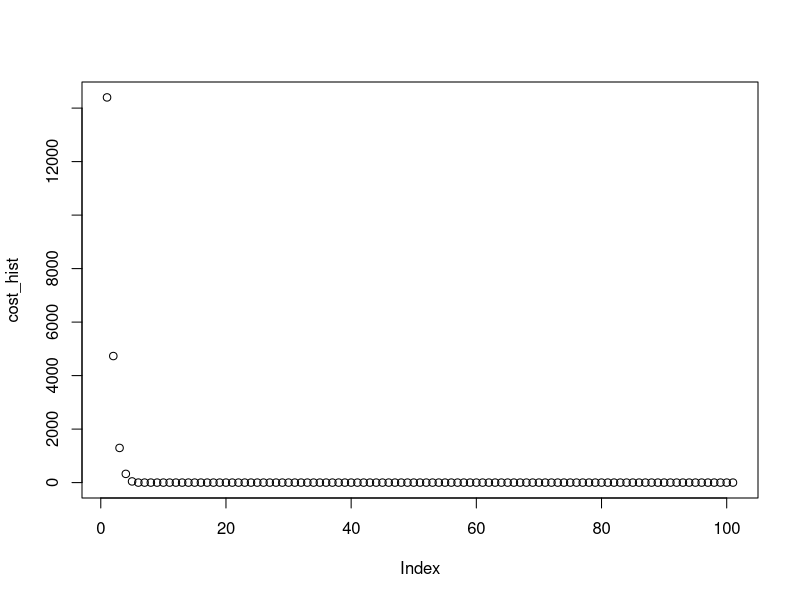

The R script that drew this image: (Note: this script raises an error after producing the figure.)
## ---- chunk 1

## ---- chunk 2
random_search <- function(g, alpha_choice = 1, max_its = 100, num_samples = 1000, w0 = c(0,0)) {
  
  # Initialize weight history
  weight_history <- matrix(w0, nrow = 2)

  # Initialize cost history 
  cost_history <- g(w0[1], w0[2])
  
  its <- 1
  
  while(its <= max_its) {
    current_weights <- weight_history[,its]
    
    weights <- matrix(numeric(0), nrow = 2)
    costs <- numeric(0)
    
    # Generate random directions
    for(i in 1:num_samples) {
      # Random number generation
      direction <- runif(min = -1, max = 1, n = 2)
      direction <- direction / sqrt(sum(direction^2))
      
      # Save random weight update and cost
      if(alpha_choice != "diminishing") {
        weights <- cbind(weights, current_weights + alpha_choice * direction)
        costs <- c(costs, g(weights[1, i], weights[2, i]))
      } else {
        weights <- cbind(weights, current_weights + (1/its) * direction)
        costs <- c(costs, g(weights[1, i], weights[2, i]))
      }
    }
    
    # Save best weights and cost found
    best_index <- which.min(costs)
    best_weight <- weights[, best_index]
    best_cost <- costs[best_index]
    
    weight_history <- cbind(weight_history, unname(best_weight))
    cost_history <- c(cost_history, best_cost)
    
    its <- its + 1
  }
  
  list(weight_history, cost_history)
}
## ---- chunk 3
g <- function(w1, w2) {
  100 * (w2 - w1^2)^2 + (w1 - w2)^2
}
## ---- chunk 4
cost_hist <- random_search(g, w0 = c(-3, -3))[[2]]
plot(cost_hist)
tail(x, n = 1)
## ---- chunk 5
cost_hist_d <- random_search(g, w0 = c(-3, -3), alpha_choice = "diminishing")[[2]]
plot(cost_hist_d)
## ---- chunk 6
cost_hist[length(cost_hist)]
cost_hist_d[length(cost_hist_d)]
## ---- chunk 7
# Pseudocode:
# Function {
# Initialize weight and cost histories
# 
# For iterations 1 to max_its or until tol reached {
#   If odd iteration -> optimize w1
#       Calculate step in + and - w1 directions
#       Save the direction that produces best descent (or neither if no descent)
#       Update cost weight and cost history
#   else, optimize w2
#       Calculate step in + and - w2 directions
#       Save the direction that produces best descent (or neither if no descent)
#       Update cost weight and cost history
# }
# 
# Return final weight and cost
# }

coordinate_descent_0 <- function(g, alpha_choice = 1, max_its = 100, w0 = c(0,0), tol = 10^-5) {
  
  # Initialize weight history
  weight_history <- matrix(w0, nrow = 2, ncol = 1)

  # Initialize cost history 
  cost_history <- g(w0[1], w0[2])
  
  
  its <- 1
  no_improvement <- 0
  
  while(its <= max_its) {
      
    current_weights <- unname(weight_history[,its])
    current_cost <- cost_history[its]
    
    # Exit if tolerance is met
    if(its > 2 && abs(current_cost - cost_history[its-1]) <= tol && no_improvement >= 2) {
      break
    }
    
      if(alpha_choice == "diminishing") {
        d <- 1/sqrt(its)
      } else {
        d <- alpha_choice
      }
    
    # Alternate coordinate to descend
    if(its %% 2 == 1) {
      weight_plus <- current_weights + c(d,0)
      weight_minus <- current_weights - c(d,0)
    } else {
      weight_plus <- current_weights + c(0, d)
      weight_minus <- current_weights - c(0, d)
    }
    
    cost_plus <- g(weight_plus[1], weight_plus[2])
    cost_minus <- g(weight_minus[1], weight_minus[2])
    
    if(current_cost <= cost_plus && current_cost <= cost_minus) { # Other options are worse
      weight_history <- cbind(weight_history, unname(current_weights))
      cost_history <- c(cost_history, current_cost)
      no_improvement <- no_improvement + 1
    } else {
      if(cost_plus <= cost_minus) { # + direction is better
        weight_history <- cbind(weight_history, unname(weight_plus))
        cost_history <- c(cost_history, cost_plus)
        no_improvement <- 0
      } else { # - direction is better
        weight_history <- cbind(weight_history, unname(weight_minus))
        cost_history <- c(cost_history, cost_minus)
        no_improvement <- 0
      }
    }
  
    its <- its + 1
  }
  
  list(weight_history, cost_history)
}
## ---- chunk 8
g2 <- function(w1, w2) {
  w1^2 + w2^2 + 2
}
## ---- chunk 9
# Minimize function
results <- coordinate_descent_0(g2, w0=c(4,4))
weights <- results[1]
costs <- results[2]

# Contour plot
w1_vals <- seq(-2, 5, length.out = 100)
w2_vals <- seq(-2, 5, length.out = 100)
z <- outer(w1_vals, w2_vals, g2)

contour(w1_vals, w2_vals, z,
        xlab = "w1",
        ylab = "w2",
        main = "Contour plot of g(w1, w2)")

# Plot weight values
points(weights[[1]][1,], weights[[1]][2,], col = "red")

# Connect weight values
lines(weights[[1]][1,], weights[[1]][2,],
      col = "red", lwd = 2)

# Plot cost label
text(weights[[1]][1,] - 0.15, weights[[1]][2,]-0.1,
     labels = costs[[1]],
     pos = 3,      
     cex = 0.8,
     col = "blue")
## ---- chunk 10
# Minimize function
results <- coordinate_descent_0(g2, w0=c(4,4), alpha_choice = "diminishing")

weights <- results[1]
costs <- results[2]

# Contour plot
w1_vals <- seq(-2, 5, length.out = 100)
w2_vals <- seq(-2, 5, length.out = 100)
z <- outer(w1_vals, w2_vals, g2)

contour(w1_vals, w2_vals, z,
        xlab = "w1",
        ylab = "w2",
        main = "Contour plot of g(w1, w2)")

# Plot weight values
points(weights[[1]][1,], weights[[1]][2,], col = "red")

# Connect weight values
lines(weights[[1]][1,], weights[[1]][2,],
      col = "red", lwd = 2)

# Plot cost label
text(weights[[1]][1,] - 0.15, weights[[1]][2,]-0.1,
     labels = round(costs[[1]], digits = 2),
     pos = 3,      
     cex = 0.8,
     col = "blue")
## ---- chunk 11
g3 <- function(w1, w2) {
  0.26 * (w1^2 + w2^2) - 0.48 * w1 * w2
}
## ---- chunk 12
coordinate_descent_0(g3, w0=c(4,4), alpha_choice = 0.1)[[2]]

## ---- chunk 13

## ---- chunk 14

## ---- chunk 15

## ---- chunk 16

## ---- chunk 17

## ---- chunk 18

## ---- chunk 19

## ---- chunk 20

## ---- chunk 21
